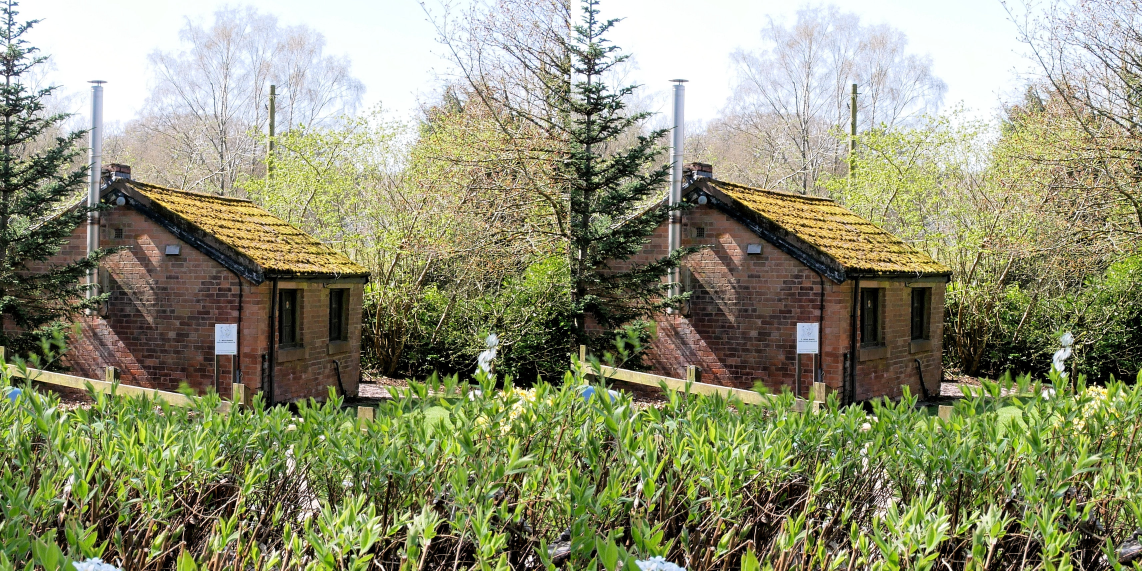
#> input picture convertglyph/testsbs.jpg, 3424 x 1712 px (shown at 1/3 size)
$ python -i image.py   (imports and definitions only)
#> lines starting #> are read from the running program, lines starting #| are printed output that depends on the picture
#> further down, picture is the input picture: PIL image 3424x1712 RGB; mean R, G, B 142.5, 144.7, 113.6
"""
image.py - Library module for general image processing operations, mostly allowing for the same operation on two images in one call.
"""

import math
from PIL import Image, ImageEnhance, ImageFilter

# [11 lines left out: functions open, open_overlay, not called in this run]

def size(img):
    imw, imh = img.size
    return [imw, imh]

def toRGB(img):
    nimg = img.convert('RGB')
    return nimg

def toRGBA(img):
    nimg = img.convert('RGBA')
    return nimg

# [161 lines left out: functions rotate, crop, crop_roi, resize, resize_width, resize_height and 7 more, not called in this run]

def findedges(img, img2=None):
    tim = img.convert("L")
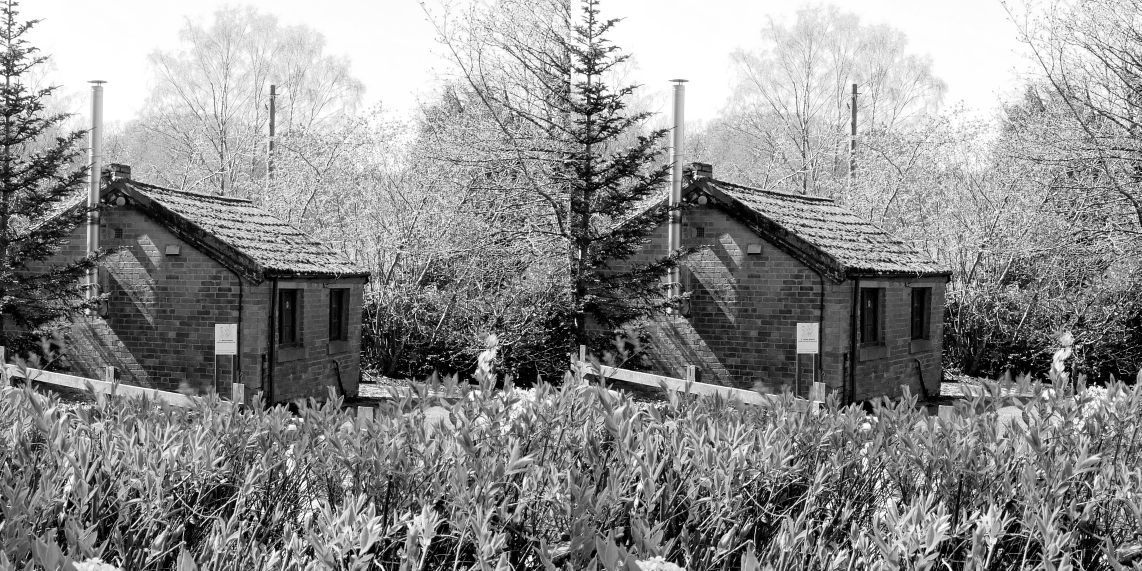
#> tim: PIL image 3424x1712 L (shown at 1/3 size); min 0, max 255, mean 140.5
    tim = tim.filter(ImageFilter.FIND_EDGES)
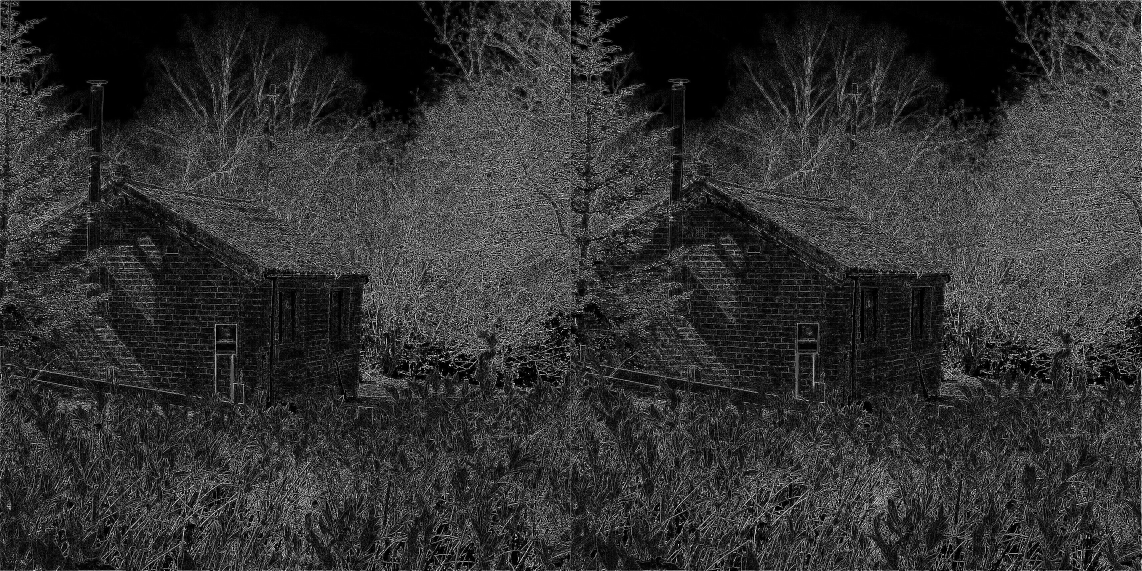
#> tim: PIL image 3424x1712 L (shown at 1/3 size); min 0, max 255, mean 48.7
    edges = tim.convert('RGB')
    if img2 != None:
        edges2 = findedges(img2)
        return [edges, edges2]
    return edges

# [38 lines left out: functions swap_colour, get_rotated_crop_size, not called in this run]


# [2 lines not run here, left out]

>>> from PIL import Image
>>> picture = Image.open('../convertglyph/testsbs.jpg')
>>> result = findedges(picture)
